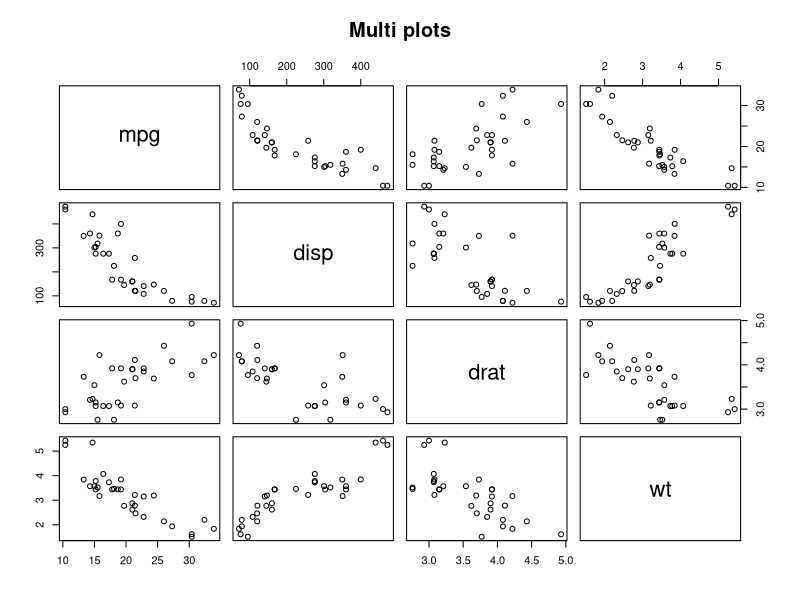

Write the R code that produced this figure.
vars <- c('mpg','disp','drat','wt') ## 대상 변수

target <- mtcars[,vars] ## 대상 데이터 생성

head(target)

plot(target, ## 대상 데이터
main='Multi plots')
